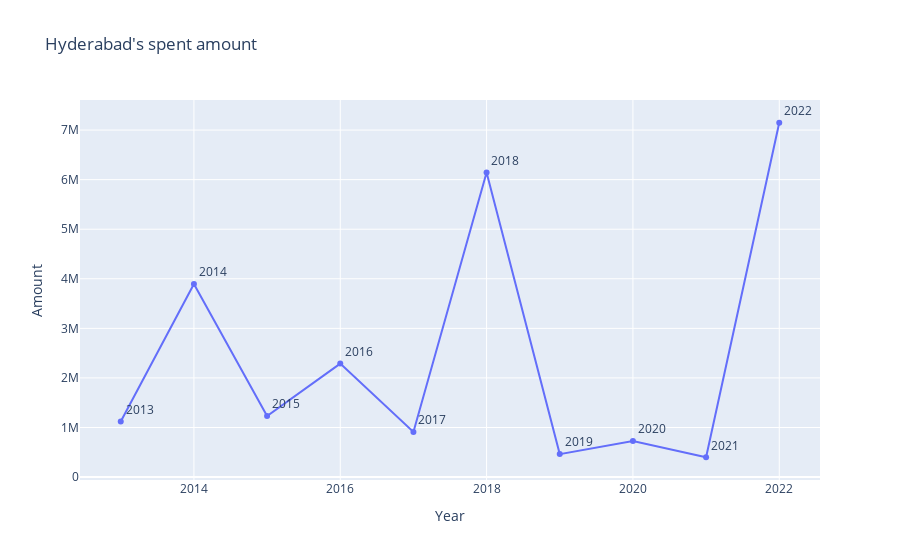
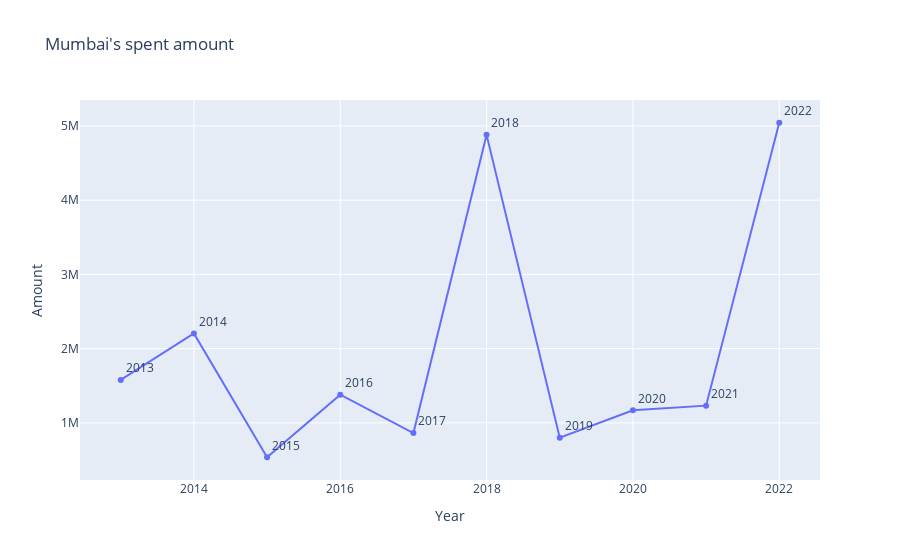
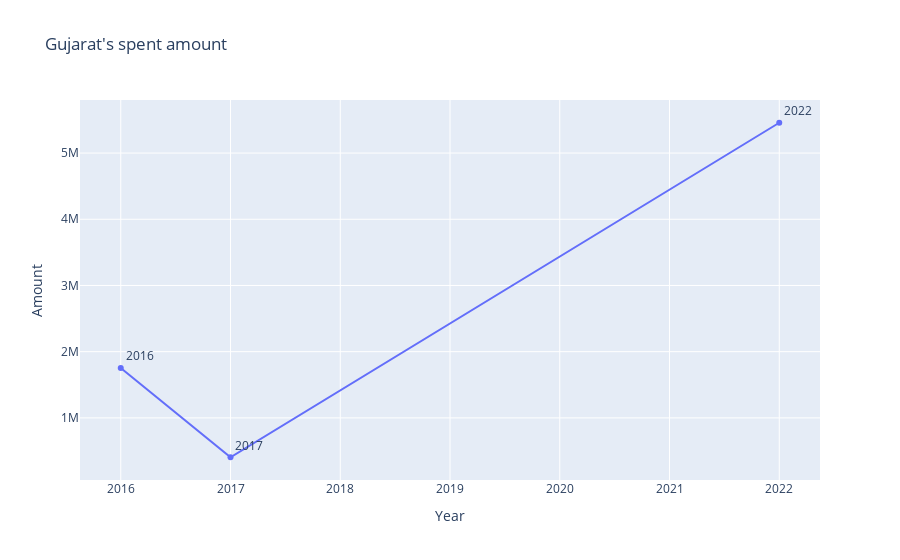
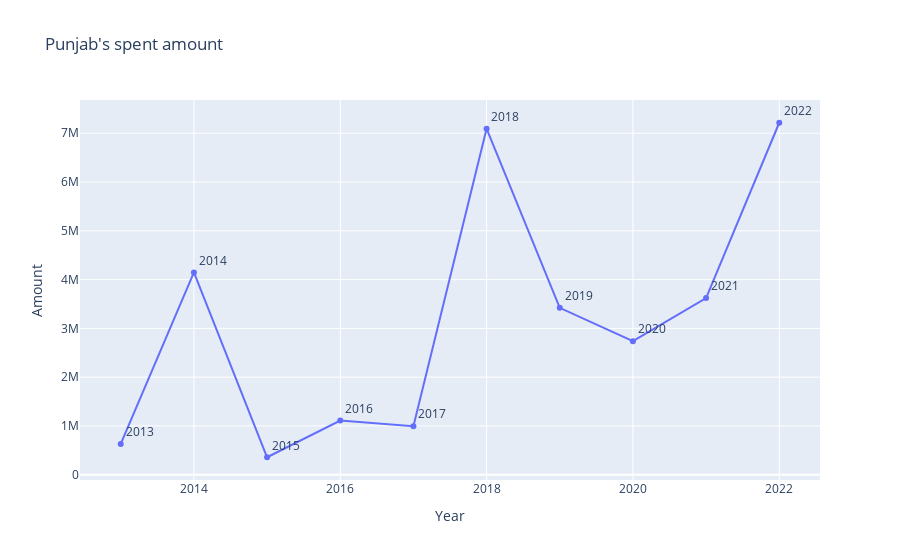

The notebook cell these images were saved under, in order:
### Markdown cell above
### Total Amount Spent By Each Team Each Year

### Code cell
teams = dataset.Team.unique()
for team in teams:
    data = dataset[dataset['Team'] == team].groupby('Year')['Amount'].sum()
    fig = px.line(data, x = data.index, y = 'Amount', title = f"{team}'s spent amount", text=data.index)
    fig.update_traces(textposition="top right")
    fig.show()

### Figure 1 — Plotly figure (JSON) as saved in the notebook; plotly's stock layout.template omitted (floating-point values rounded to 4 significant figures)
{"data": [{"hovertemplate": "Year=%{text}<br>Amount=%{y}<extra></extra>", "legendgroup": "", "line": {"color": "#636efa", "dash": "solid"}, "marker": {"symbol": "circle"}, "mode": "lines+markers+text", "name": "", "orientation": "v", "showlegend": false, "text": [2013.0, 2014.0, 2015.0, 2016.0, 2017.0, 2018.0, 2019.0, 2020.0, 2021.0, 2022.0], "textposition": "top right", "type": "scatter", "x": [2013, 2014, 2015, 2016, 2017, 2018, 2019, 2020, 2021, 2022], "xaxis": "x", "y": [1121056, 3894747, 1231583, 2289479, 910530, 6142116, 463159, 726318, 400001, 7147377], "yaxis": "y"}], "layout": {"legend": {"tracegroupgap": 0}, "title": {"text": "Hyderabad's spent amount"}, "xaxis": {"anchor": "y", "domain": [0, 1], "title": {"text": "Year"}}, "yaxis": {"anchor": "x", "domain": [0, 1], "title": {"text": "Amount"}}}}

### Figure 2 — Plotly figure (JSON) as saved in the notebook; plotly's stock layout.template omitted (floating-point values rounded to 4 significant figures)
{"data": [{"hovertemplate": "Year=%{text}<br>Amount=%{y}<extra></extra>", "legendgroup": "", "line": {"color": "#636efa", "dash": "solid"}, "marker": {"symbol": "circle"}, "mode": "lines+markers+text", "name": "", "orientation": "v", "showlegend": false, "text": [2013.0, 2014.0, 2015.0, 2016.0, 2017.0, 2018.0, 2019.0, 2020.0, 2021.0, 2022.0], "textposition": "top right", "type": "scatter", "x": [2013, 2014, 2015, 2016, 2017, 2018, 2019, 2020, 2021, 2022], "xaxis": "x", "y": [1578950, 2205271, 536847, 1378951, 863161, 4878956, 800003, 1168424, 1231582, 5042117], "yaxis": "y"}], "layout": {"legend": {"tracegroupgap": 0}, "title": {"text": "Mumbai's spent amount"}, "xaxis": {"anchor": "y", "domain": [0, 1], "title": {"text": "Year"}}, "yaxis": {"anchor": "x", "domain": [0, 1], "title": {"text": "Amount"}}}}

### Figure 3 — Plotly figure (JSON) as saved in the notebook; plotly's stock layout.template omitted (floating-point values rounded to 4 significant figures)
{"data": [{"hovertemplate": "Year=%{text}<br>Amount=%{y}<extra></extra>", "legendgroup": "", "line": {"color": "#636efa", "dash": "solid"}, "marker": {"symbol": "circle"}, "mode": "lines+markers+text", "name": "", "orientation": "v", "showlegend": false, "text": [2016.0, 2017.0, 2022.0], "textposition": "top right", "type": "scatter", "x": [2016, 2017, 2022], "xaxis": "x", "y": [1752644, 405269, 5457904], "yaxis": "y"}], "layout": {"legend": {"tracegroupgap": 0}, "title": {"text": "Gujarat's spent amount"}, "xaxis": {"anchor": "y", "domain": [0, 1], "title": {"text": "Year"}}, "yaxis": {"anchor": "x", "domain": [0, 1], "title": {"text": "Amount"}}}}

### Figure 4 — Plotly figure (JSON) as saved in the notebook; plotly's stock layout.template omitted (floating-point values rounded to 4 significant figures)
{"data": [{"hovertemplate": "Year=%{text}<br>Amount=%{y}<extra></extra>", "legendgroup": "", "line": {"color": "#636efa", "dash": "solid"}, "marker": {"symbol": "circle"}, "mode": "lines+markers+text", "name": "", "orientation": "v", "showlegend": false, "text": [2013.0, 2014.0, 2015.0, 2016.0, 2017.0, 2018.0, 2019.0, 2020.0, 2021.0, 2022.0], "textposition": "top right", "type": "scatter", "x": [2013, 2014, 2015, 2016, 2017, 2018, 2019, 2020, 2021, 2022], "xaxis": "x", "y": [631580, 4147379, 357896, 1110530, 994740, 7094746, 3421059, 2736845, 3621057, 7215800], "yaxis": "y"}], "layout": {"legend": {"tracegroupgap": 0}, "title": {"text": "Punjab's spent amount"}, "xaxis": {"anchor": "y", "domain": [0, 1], "title": {"text": "Year"}}, "yaxis": {"anchor": "x", "domain": [0, 1], "title": {"text": "Amount"}}}}
